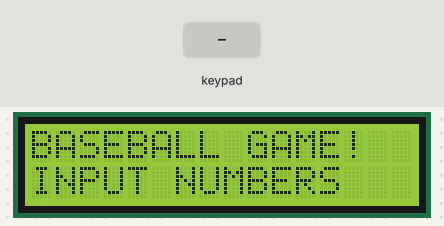
Bench run of a sketch on a simulated Arduino Uno, built with avr-gcc and run on an emulated ATmega328P. On the bench: 16×2 character LCD. The test bench sets the inputs (shaded band). Random numbers use the default seed unless the sketch sets one; what the sketch prints to the serial monitor is not drawn.

Above: at 1.2 s.
1.3 s: keypad keys 1 3 1 2 1 1 1 0 # pressed 0.4 s apart
At 5.0 s:
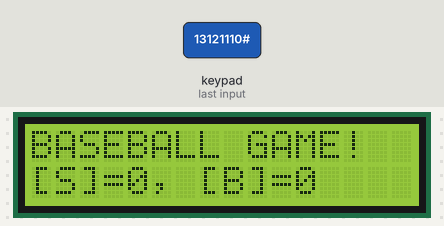
6.4 s: key '2' pressed
At 7.6 s:
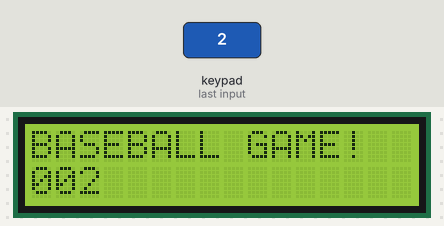
7.9 s: key '1' pressed
At 8.8 s:
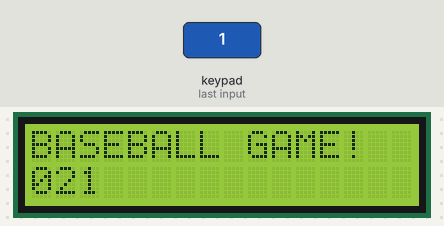
9.4 s: keypad keys 1 3 1 2 1 1 1 0 pressed 0.4 s apart
At 13.1 s:
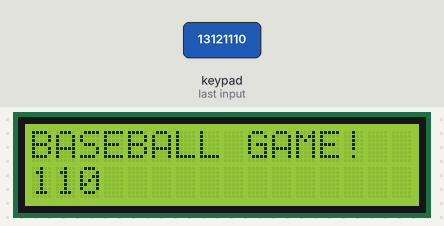
14.1 s: key '#' pressed
At 14.5 s:
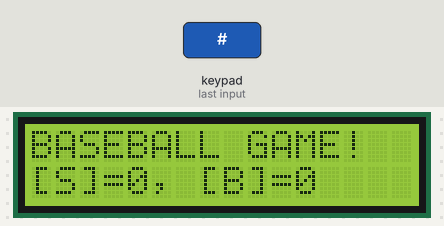
Timing chart, 0 to 16.6 s (numbered marks = the images above; inputs shaded):
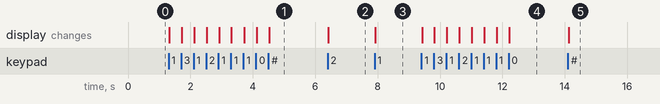

The sketch:

011_keypad_baseballgame.ino
```cpp
#include <Keypad.h>
#include <Wire.h>  //LCD
#include <LiquidCrystal_I2C.h> //LCD

//LCD관련
LiquidCrystal_I2C lcd(0x27,16,2);

const byte ROWS = 4;
const byte COLS = 4;
char hexaKeys[ROWS][COLS] = {
  {'1','2','3','A'},
  {'4','5','6','B'},
  {'7','8','9','C'},
  {'*','0','#','D'}
};
byte rowPins[ROWS] = {13, 12, 11, 10};
byte colPins[COLS] = {9, 8, 7, 6};
Keypad customKeypad = Keypad( makeKeymap(hexaKeys), rowPins, colPins, ROWS, COLS);

int computernumber[3];
int randNumber;
int num_count = 0;

void setup() {
  // put your setup code here, to run once:
  Serial.begin(9600);
  lcd.init(); //LCD시작
  lcd.backlight(); //LCD백라이트 켜기

  //첫번째줄 데이터 제목
  lcd.setCursor(0,0); //LCD 1번째 줄에
  lcd.print("BASEBALL GAME!"); //제목을 출력
  lcd.setCursor(0,1); //LCD 2번째 줄에
  lcd.print("INPUT NUMBERS"); //이걸 출력

  randomSeed(analogRead(0));
  set_number();
}
int num = 0; //0~999
int result = 0;
void loop() {
  char customKey = customKeypad.getKey();

  if (customKey){
    if(customKey >= '0' && customKey <= '9'){
      //customKey : '0'
      num = (num*10)+(int)(customKey-'0');
      if(num > 999) num=num%1000;
      //
      //display.showNumberDec(num, false);
      Serial.println(num);
      String line = "";
      if(num < 10) line += "0";
      if(num < 100) line += "0";
      line += String(num);
      while(line.length() < 16) line += " ";
      lcd.setCursor(0,1); //LCD 2번째 줄에
      lcd.print(line); //이걸 출력
    }else if(customKey == '#'){
      int s=0;
      int b=0;
      for(int i = 0;i<3;i++){
        if(computernumber[i] == num /100){
          //i가 0일때 한정해서 1S
          if(i==0) s++;
          else b++;
        }else if(computernumber[i] == (num /10)%10){
          if(i==1) s++;
          else b++;
        }else if(computernumber[i] == num %10){
          if(i==2) s++;
          else b++;
        }
      }

      if(s == 3){
        //정답을 맞춘경우
        String line = "HOME RUN!!!";
        while(line.length() < 16) line += " ";
        lcd.setCursor(0,1); //LCD 2번째 줄에
        lcd.print(line);
        set_number();
      }else{
        String line = "[S]=" + String(s) + ", [B]=" + String(b);
        while(line.length() < 16) line += " ";
        lcd.setCursor(0,1); //LCD 2번째 줄에
        lcd.print(line);
      }
      num = 0;
    }
  }
}

void set_number(){
  num_count = 0;
  computernumber[0] = 0;
  computernumber[1] = 0;
  computernumber[2] = 0;
  while(true){
    randNumber = random(0,10); //0~9
    if(num_count == 0){
      //첫번째 숫자
      computernumber[0] = randNumber;
      num_count++;
    }else if(num_count ==1){
      //두번째 숫자
      if(computernumber[0] != randNumber){
        computernumber[1] = randNumber;
        num_count++;
      }
    }else if(num_count ==2){
      if(computernumber[0] != randNumber && computernumber[1] != randNumber){
        computernumber[2] =randNumber;
        break;
      }
    }
  }
  Serial.print("정답=");
  Serial.print(computernumber[0]);
  Serial.print(computernumber[1]);
  Serial.println(computernumber[2]);
}
```

Measured:
- after the input at 1.3 s, the display: first changes at once (image 1 shows a later state)
- after the input at 6.4 s, the display: changes at once (image 2)
- after the input at 7.9 s, the display: changes at once (image 3)
- after the input at 9.4 s, the display: first changes at once (image 4 shows a later state)
- after the input at 14.1 s, the display: changes at once (image 5)
